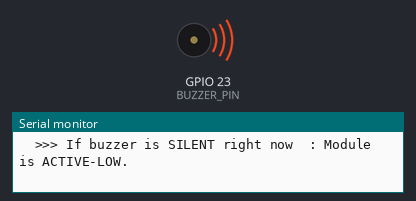
This sketch was run on a simulated ESP32. Parts: buzzer (waves = sounding, pin HIGH), the last lines printed to the serial monitor.

Above: at 2.0 s.
At 4.0 s:
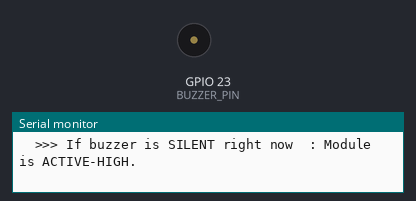
Timing chart, 0 to 6.3 s (numbered marks = the images above):
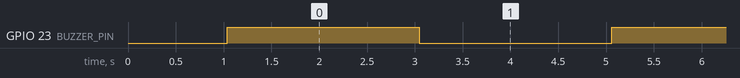

The sketch:

buzzer_diagnostic.ino
```cpp
/*
 * ============================================================================
 * Project: Three-Pin Buzzer Module Hardware Polarity Diagnostic
 * Target: ESP32 DevKit V1
 * Pin: GPIO 23 (Buzzer Signal / I/O)
 * Purpose: Alternate GPIO 23 HIGH (2s) and LOW (2s) to definitively determine
 *          whether the connected 3-pin buzzer module is ACTIVE-HIGH or ACTIVE-LOW.
 * ============================================================================
 */

#include <Arduino.h>

const int BUZZER_PIN = 23;

void setup() {
  Serial.begin(115200);
  delay(1000);

  Serial.println("\n========================================================");
  Serial.println("       3-PIN BUZZER HARDWARE POLARITY DIAGNOSTIC        ");
  Serial.println("========================================================");
  Serial.println("Testing Pin: GPIO 23");
  Serial.println("Procedure: 2 seconds HIGH, then 2 seconds LOW.");
  Serial.println("Observe when the buzzer physically produces sound.");
  Serial.println("--------------------------------------------------------\n");

  pinMode(BUZZER_PIN, OUTPUT);
}

void loop() {
  // Phase 1: Drive GPIO 23 HIGH for 2 seconds
  Serial.println("[TEST PHASE] GPIO 23 -> HIGH (3.3V)");
  Serial.println("  >>> If buzzer is SOUNDING right now: Module is ACTIVE-HIGH.");
  Serial.println("  >>> If buzzer is SILENT right now  : Module is ACTIVE-LOW.");
  digitalWrite(BUZZER_PIN, HIGH);
  delay(2000);

  // Phase 2: Drive GPIO 23 LOW for 2 seconds
  Serial.println("[TEST PHASE] GPIO 23 -> LOW (0.0V / GND)");
  Serial.println("  >>> If buzzer is SOUNDING right now: Module is ACTIVE-LOW.");
  Serial.println("  >>> If buzzer is SILENT right now  : Module is ACTIVE-HIGH.");
  digitalWrite(BUZZER_PIN, LOW);
  delay(2000);

  Serial.println("--------------------------------------------------------");
}
```

Measured:
- by itself, GPIO 23 (BUZZER_PIN): alternates HIGH for 2.0 s and LOW for 2.0 s
